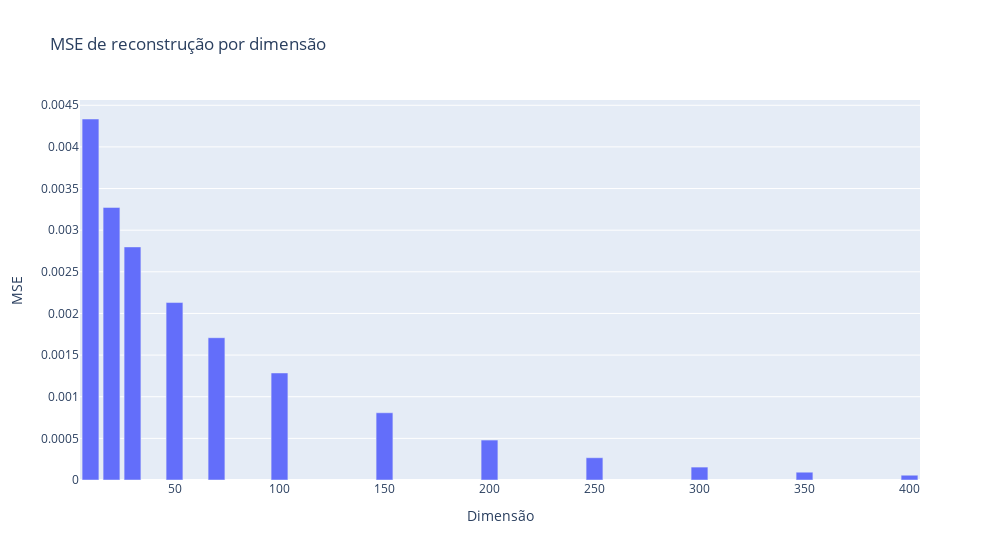

The notebook cell this image was saved under:
### Code cell
valLoss = []
for model in models1:
    model.eval()
    Xh = model(X_val)
    valLoss.append(float(loss_fn(Xh, X_val)))
px.bar(x=lat_dim, y=valLoss, title='MSE de reconstrução por dimensão', labels={'y':'MSE', 'x':'Dimensão'}, width=1000)

### Figure 1 — Plotly figure (JSON) as saved in the notebook; plotly's stock layout.template omitted (floating-point values rounded to 4 significant figures)
{"data": [{"alignmentgroup": "True", "hovertemplate": "Dimensão=%{x}<br>MSE=%{y}<extra></extra>", "legendgroup": "", "marker": {"color": "#636efa", "pattern": {"shape": ""}}, "name": "", "offsetgroup": "", "orientation": "v", "showlegend": false, "textposition": "auto", "type": "bar", "x": [10, 20, 30, 50, 70, 100, 150, 200, 250, 300, 350, 400], "xaxis": "x", "y": [0.004335, 0.003273, 0.002799, 0.002131, 0.001709, 0.001285, 0.0008072, 0.0004797, 0.0002676, 0.000155, 9.352e-05, 5.736e-05], "yaxis": "y"}], "layout": {"barmode": "relative", "legend": {"tracegroupgap": 0}, "title": {"text": "MSE de reconstrução por dimensão"}, "width": 1000, "xaxis": {"anchor": "y", "domain": [0, 1], "title": {"text": "Dimensão"}}, "yaxis": {"anchor": "x", "domain": [0, 1], "title": {"text": "MSE"}}}}
